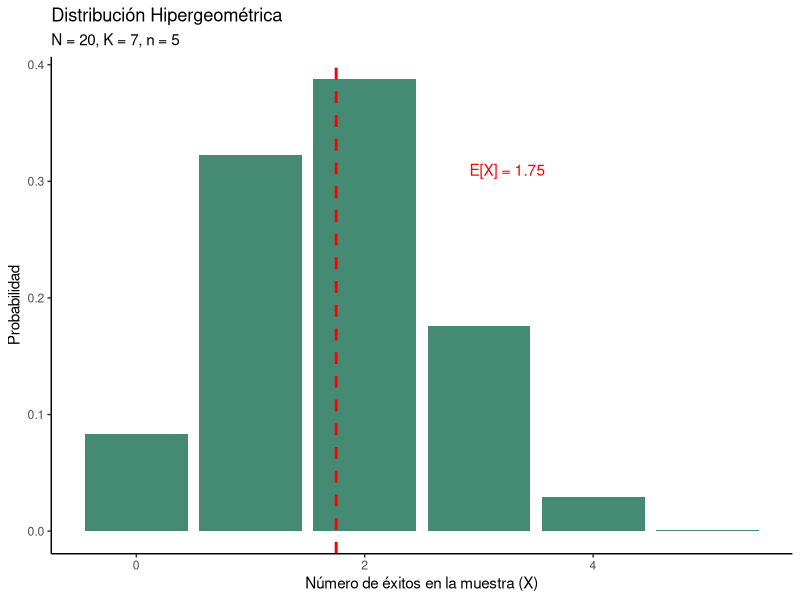
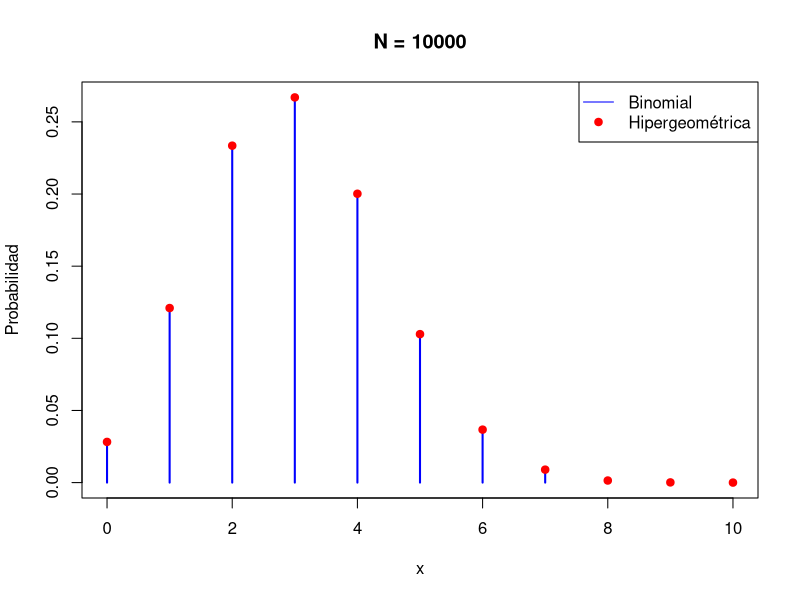

Reproduce these figures in R, in order.
## ---- chunk 1
#| label: setup
#| include: false

library(tidyverse)
library(kableExtra)
library(gridExtra)
## ---- chunk 2
#| label: Ejemplo1-hipergeometrica
# Parámetros
N <- 20
K <- 7
n <- 5

# Valores posibles de X
x_vals <- 0:min(K, n)

# Calcular probabilidades
probs <- dhyper(x_vals,K, n = N - K,n)

# Crear tabla
hipergeometrica_ej1 <- data.frame(
  x = x_vals,
  Probabilidad = round(probs, 5)
)

hipergeometrica_ej1

#Paramétros estadísticos
esperanza_ej <- n*(K/N)
varianza_ej <- n*(1-(K/N))*((N-n)/(N-1))

cat("Paramétros estadisticos: \n")
cat("Esperanza (media): ", esperanza_ej, "\n")
cat("Varianza: ", varianza_ej, "\n")
## ---- chunk 3
# Gráfico de barras
ggplot(hipergeometrica_ej1, aes(x = x, y = Probabilidad)) +
  geom_bar(stat = "identity", fill = "#458b74") +
   geom_vline(xintercept = esperanza_ej, color = "red", linetype = "dashed", linewidth = 1) +
  annotate("text", x = esperanza_ej + 1.5, y = max(probs) * 0.8, 
           label = paste("E[X] =", esperanza_ej), color = "red") +
  labs(
    title = "Distribución Hipergeométrica",
    subtitle = "N = 20, K = 7, n = 5",
    x = "Número de éxitos en la muestra (X)",
    y = "Probabilidad"
  ) +
  theme_classic()
## ---- chunk 4
#Elegir unos valores de muestra par la muestra y la probabilidad p
n <- 10
p <- 0.3

#Asignar valors para N y K
Ns <- c(50, 100, 500, 1000, 10000)  # Diferentes tamaños poblacionales

#Distribución binomial
x_vals <- 0:n

binom_pmf <- dbinom(x_vals, size = n, prob = p)

#Distribución hipergeométrica
for (N in Ns) {
  K <- round(N * p)
  
  hyper_pmf <- dhyper(x_vals, m = K, n = N - K, k = n)
}

binom_pmf
hyper_pmf

## ---- chunk 5
plot(x_vals, binom_pmf, type = "h", col = "blue", lwd = 2,
       ylim = c(0, max(binom_pmf, hyper_pmf)),
       main = paste("N =", N),
       xlab = "x", ylab = "Probabilidad")
  points(x_vals, hyper_pmf, type = "p", col = "red", pch = 19)
  legend("topright", legend = c("Binomial", "Hipergeométrica"),
         col = c("blue", "red"), lty = c(1, NA), pch = c(NA, 19))
## ---- chunk 6
N <- 100
K <- 10
N_K <- 90
x <- 2
n <- 5

#Probabilidad que compre debe hayar menos de 2 defectuosos
probabilidad_hyper <- dhyper(0,10,90,5) + dhyper(1,10,90,5)
probabilidad_hyper

#Paramétros estadísticos
esperanza_ej <- n*(K/N)
varianza_ej <- n*(1-(K/N))*((N-n)/(N-1))

cat("Paramétros estadisticos: \n")
cat("Esperanza (media): ", esperanza_ej, "\n")
cat("Varianza: ", varianza_ej, "\n")
